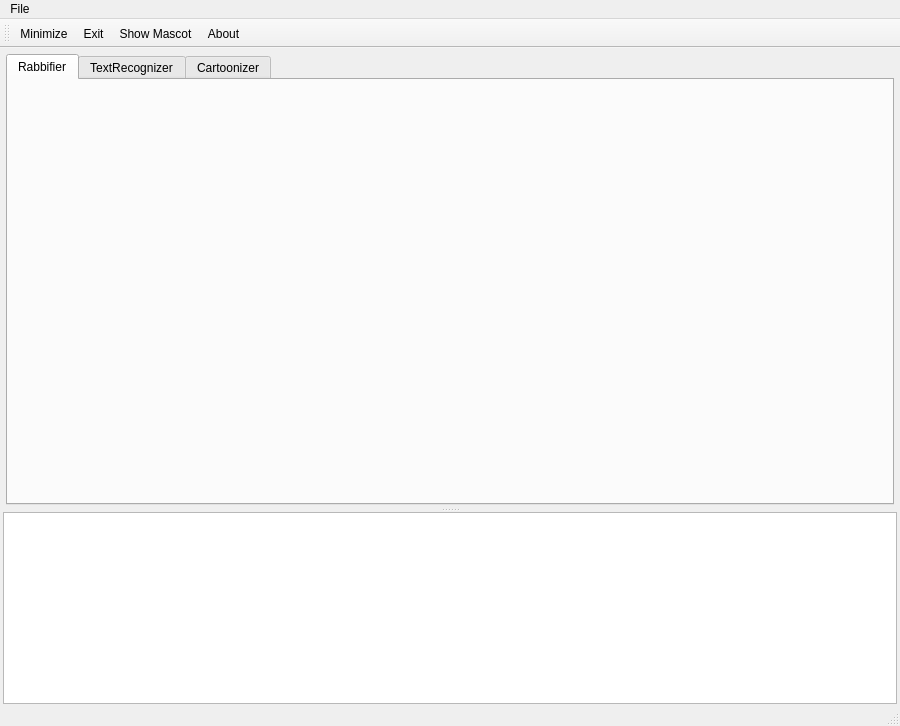
<?xml version="1.0" encoding="UTF-8"?>
<ui version="4.0">
 <class>MainWindow</class>
 <widget class="QMainWindow" name="MainWindow">
  <property name="geometry">
   <rect>
    <x>0</x>
    <y>0</y>
    <width>900</width>
    <height>726</height>
   </rect>
  </property>
  <property name="sizePolicy">
   <sizepolicy hsizetype="Expanding" vsizetype="Expanding">
    <horstretch>0</horstretch>
    <verstretch>0</verstretch>
   </sizepolicy>
  </property>
  <property name="windowTitle">
   <string>qRabbifier</string>
  </property>
  <widget class="QWidget" name="centralWidget">
   <property name="sizePolicy">
    <sizepolicy hsizetype="Expanding" vsizetype="Expanding">
     <horstretch>0</horstretch>
     <verstretch>0</verstretch>
    </sizepolicy>
   </property>
   <layout class="QGridLayout" name="gridLayout">
    <property name="sizeConstraint">
     <enum>QLayout::SetMaximumSize</enum>
    </property>
    <property name="leftMargin">
     <number>3</number>
    </property>
    <property name="topMargin">
     <number>3</number>
    </property>
    <property name="rightMargin">
     <number>3</number>
    </property>
    <property name="bottomMargin">
     <number>0</number>
    </property>
    <property name="spacing">
     <number>3</number>
    </property>
    <item row="0" column="0">
     <widget class="QSplitter" name="splitter">
      <property name="sizePolicy">
       <sizepolicy hsizetype="Expanding" vsizetype="Expanding">
        <horstretch>0</horstretch>
        <verstretch>0</verstretch>
       </sizepolicy>
      </property>
      <property name="autoFillBackground">
       <bool>false</bool>
      </property>
      <property name="lineWidth">
       <number>3</number>
      </property>
      <property name="orientation">
       <enum>Qt::Vertical</enum>
      </property>
      <property name="opaqueResize">
       <bool>false</bool>
      </property>
      <property name="childrenCollapsible">
       <bool>false</bool>
      </property>
      <widget class="QFrame" name="frame">
       <property name="sizePolicy">
        <sizepolicy hsizetype="Expanding" vsizetype="Expanding">
         <horstretch>0</horstretch>
         <verstretch>3</verstretch>
        </sizepolicy>
       </property>
       <layout class="QGridLayout" name="gridLayout_2">
        <property name="leftMargin">
         <number>3</number>
        </property>
        <property name="topMargin">
         <number>3</number>
        </property>
        <property name="rightMargin">
         <number>3</number>
        </property>
        <property name="bottomMargin">
         <number>3</number>
        </property>
        <item row="0" column="0">
         <widget class="QTabWidget" name="tabWidget">
          <property name="currentIndex">
           <number>0</number>
          </property>
          <widget class="fRabbifier" name="Rabbifier">
           <property name="accessibleName">
            <string>Rabbifier</string>
           </property>
           <attribute name="icon">
            <iconset resource="res.qrc">
             <normaloff>:/res/bunny_hopps2.gif</normaloff>:/res/bunny_hopps2.gif</iconset>
           </attribute>
           <attribute name="title">
            <string>Rabbifier</string>
           </attribute>
          </widget>
          <widget class="fTextRecognizer" name="TextRecognizer">
           <property name="accessibleName">
            <string>TextRecognizer</string>
           </property>
           <attribute name="icon">
            <iconset resource="res.qrc">
             <normaloff>:/res/searchfind.png</normaloff>:/res/searchfind.png</iconset>
           </attribute>
           <attribute name="title">
            <string>TextRecognizer</string>
           </attribute>
          </widget>
          <widget class="fCartoonizer" name="Cartoonizer">
           <property name="accessibleName">
            <string>Cartoonizer</string>
           </property>
           <attribute name="icon">
            <iconset resource="res.qrc">
             <normaloff>:/res/cartoon.png</normaloff>:/res/cartoon.png</iconset>
           </attribute>
           <attribute name="title">
            <string>Cartoonizer</string>
           </attribute>
          </widget>
         </widget>
        </item>
       </layout>
      </widget>
      <widget class="LogWnd" name="eLog"/>
     </widget>
    </item>
   </layout>
  </widget>
  <widget class="QMenuBar" name="menuBar">
   <property name="geometry">
    <rect>
     <x>0</x>
     <y>0</y>
     <width>900</width>
     <height>18</height>
    </rect>
   </property>
   <widget class="QMenu" name="menuFile">
    <property name="title">
     <string>File</string>
    </property>
    <addaction name="actionMinimize"/>
    <addaction name="actionShow_Mascot"/>
    <addaction name="actionAbout"/>
    <addaction name="actionExit"/>
   </widget>
   <addaction name="menuFile"/>
  </widget>
  <widget class="QToolBar" name="mainToolBar">
   <attribute name="toolBarArea">
    <enum>TopToolBarArea</enum>
   </attribute>
   <attribute name="toolBarBreak">
    <bool>false</bool>
   </attribute>
   <addaction name="actionMinimize"/>
   <addaction name="actionExit"/>
   <addaction name="actionShow_Mascot"/>
   <addaction name="actionAbout"/>
  </widget>
  <widget class="QStatusBar" name="statusBar"/>
  <action name="actionExit">
   <property name="icon">
    <iconset resource="res.qrc">
     <normaloff>:/res/exit.png</normaloff>:/res/exit.png</iconset>
   </property>
   <property name="text">
    <string>Exit</string>
   </property>
   <property name="toolTip">
    <string>Exit</string>
   </property>
  </action>
  <action name="actionMinimize">
   <property name="icon">
    <iconset resource="res.qrc">
     <normaloff>:/res/expander_ic_minimized.9.png</normaloff>:/res/expander_ic_minimized.9.png</iconset>
   </property>
   <property name="text">
    <string>Minimize</string>
   </property>
   <property name="toolTip">
    <string>Minimize to Tray</string>
   </property>
  </action>
  <action name="actionAbout">
   <property name="icon">
    <iconset resource="res.qrc">
     <normaloff>:/res/qbun.png</normaloff>:/res/qbun.png</iconset>
   </property>
   <property name="text">
    <string>About...</string>
   </property>
   <property name="toolTip">
    <string>About...</string>
   </property>
  </action>
  <action name="actionShow_Mascot">
   <property name="icon">
    <iconset resource="res.qrc">
     <normaloff>:/res/bun.png</normaloff>:/res/bun.png</iconset>
   </property>
   <property name="text">
    <string>Show Mascot...</string>
   </property>
   <property name="toolTip">
    <string>Show Mascot...</string>
   </property>
  </action>
 </widget>
 <layoutdefault spacing="6" margin="11"/>
 <customwidgets>
  <customwidget>
   <class>LogWnd</class>
   <extends>QTextEdit</extends>
   <header>logwnd.h</header>
  </customwidget>
  <customwidget>
   <class>fRabbifier</class>
   <extends>QWidget</extends>
   <header>frabbifier.h</header>
   <container>1</container>
  </customwidget>
  <customwidget>
   <class>fTextRecognizer</class>
   <extends>QFrame</extends>
   <header>ftextrecognizer.h</header>
   <container>1</container>
  </customwidget>
  <customwidget>
   <class>fCartoonizer</class>
   <extends>QFrame</extends>
   <header>fcartoonizer.h</header>
   <container>1</container>
  </customwidget>  
 </customwidgets>
 <resources>
  <include location="res.qrc"/>
 </resources>
 <connections/>
</ui>
